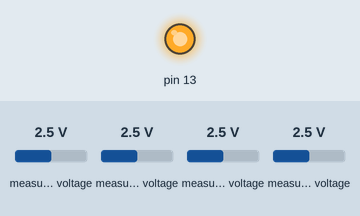
This sketch was run on a simulated Arduino Uno, built with avr-gcc and run on an emulated ATmega328P. Shown: output pins drawn as LEDs (lit = HIGH). The test bench sets the inputs (shaded band); at power-on: measured voltage 2.5 V.

Above: at 0.2 s.
At 5.7 s:
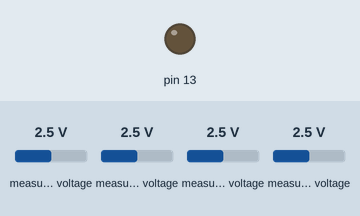
Timing chart, 0 to 14.3 s (numbered marks = the images above):
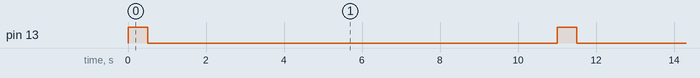

The sketch:

simpleADC.ino
```cpp
#include <SPI.h>
#include <Wire.h>
#include <Adafruit_ADS1X15.h>

Adafruit_ADS1015 ads1015;

void setup () {
pinMode(13, OUTPUT);
ads1015.begin();
}

void loop() {
digitalWrite(13, HIGH);
delay(500);
digitalWrite(13, LOW);
delay(500);

int16_t adc1_1, adc1_2, adc1_diff;
adc1_1 = ads1015.readADC_SingleEnded(2);
adc1_2 = ads1015.readADC_SingleEnded(3);
adc1_diff = ads1015.readADC_Differential_0_1();

delay(10000);
}
```

Measured:
- by itself, pin 13: alternates HIGH for 0.50 s and LOW for 10.5 s
